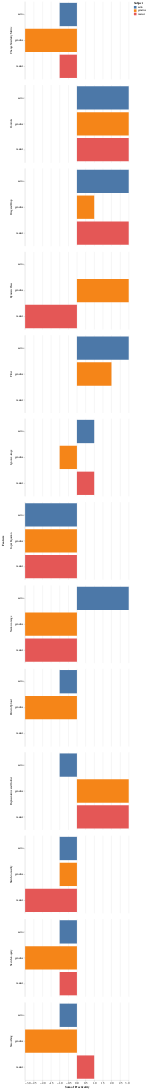

The notebook cell this image was saved under:
### Code cell
alt.Chart(fdf_freq).mark_bar().encode( 
    row=alt.Row("Feature"),
    x= alt.X("Practicality",aggregate="sum"),
    y= alt.Y("Subject",title=""),
    color = alt.Color("Subject")
).configure_view(
    stroke='transparent'
).configure_axis(
    domainWidth=0.5
)

### Figure 1 — Vega-Lite specification as saved in the notebook (floating-point values rounded to 4 significant figures)
{"$schema": "https://vega.github.io/schema/vega-lite/v2.6.0.json", "config": {"axis": {"domainWidth": 0.5}, "view": {"height": 300, "stroke": "transparent", "width": 400}}, "data": {"name": "data-18fca796e05437622e72d646483f960b"}, "datasets": {"data-18fca796e05437622e72d646483f960b": [{"Feature": "Sketch-to-query", "Practicality": -1, "Subject": "astro"}, {"Feature": "Sketch-to-query", "Practicality": -1, "Subject": "matsci"}, {"Feature": "Sketch-to-query", "Practicality": -3, "Subject": "genetics"}, {"Feature": "Sketch-to-modify", "Practicality": -1, "Subject": "astro"}, {"Feature": "Sketch-to-modify", "Practicality": -3, "Subject": "matsci"}, {"Feature": "Sketch-to-modify", "Practicality": -1, "Subject": "genetics"}, {"Feature": "Input Equation", "Practicality": -3, "Subject": "astro"}, {"Feature": "Input Equation", "Practicality": -3, "Subject": "matsci"}, {"Feature": "Input Equation", "Practicality": -3, "Subject": "genetics"}, {"Feature": "Smoothing", "Practicality": -1, "Subject": "astro"}, {"Feature": "Smoothing", "Practicality": 1, "Subject": "matsci"}, {"Feature": "Smoothing", "Practicality": -3, "Subject": "genetics"}, {"Feature": "Ignore x-range", "Practicality": 1, "Subject": "astro"}, {"Feature": "Ignore x-range", "Practicality": 1, "Subject": "matsci"}, {"Feature": "Ignore x-range", "Practicality": -1, "Subject": "genetics"}, {"Feature": "Narrow x-range", "Practicality": 3, "Subject": "astro"}, {"Feature": "Narrow x-range", "Practicality": -3, "Subject": "matsci"}, {"Feature": "Narrow x-range", "Practicality": -3, "Subject": "genetics"}, {"Feature": "Change Similarity Metric", "Practicality": -1, "Subject": "astro"}, {"Feature": "Change Similarity Metric", "Practicality": -1, "Subject": "matsci"}, {"Feature": "Change Similarity Metric", "Practicality": -3, "Subject": "genetics"}, {"Feature": "Controls", "Practicality": 3, "Subject": "astro"}, {"Feature": "Controls", "Practicality": 3, "Subject": "matsci"}, {"Feature": "Controls", "Practicality": 3, "Subject": "genetics"}, {"Feature": "Filter", "Practicality": 3, "Subject": "astro"}, {"Feature": "Filter", "Practicality": 0, "Subject": "matsci"}, {"Feature": "Filter", "Practicality": 2, "Subject": "genetics"}, {"Feature": "Dynamic Class", "Practicality": 0, "Subject": "astro"}, {"Feature": "Dynamic Class", "Practicality": -3, "Subject": "matsci"}, {"Feature": "Dynamic Class", "Practicality": 3, "Subject": "genetics"}, {"Feature": "Pattern Upload", "Practicality": -1, "Subject": "astro"}, {"Feature": "Pattern Upload", "Practicality": 0, "Subject": "matsci"}, {"Feature": "Pattern Upload", "Practicality": -3, "Subject": "genetics"}, {"Feature": "Drag and Drop", "Practicality": 3, "Subject": "astro"}, {"Feature": "Drag and Drop", "Practicality": 3, "Subject": "matsci"}, {"Feature": "Drag and Drop", "Practicality": 1, "Subject": "genetics"}, {"Feature": "Representative and Outlier", "Practicality": -1, "Subject": "astro"}, {"Feature": "Representative and Outlier", "Practicality": 3, "Subject": "matsci"}, {"Feature": "Representative and Outlier", "Practicality": 3, "Subject": "genetics"}]}, "encoding": {"color": {"field": "Subject", "type": "nominal"}, "row": {"field": "Feature", "type": "nominal"}, "x": {"aggregate": "sum", "field": "Practicality", "type": "quantitative"}, "y": {"field": "Subject", "title": "", "type": "nominal"}}, "mark": "bar"}
